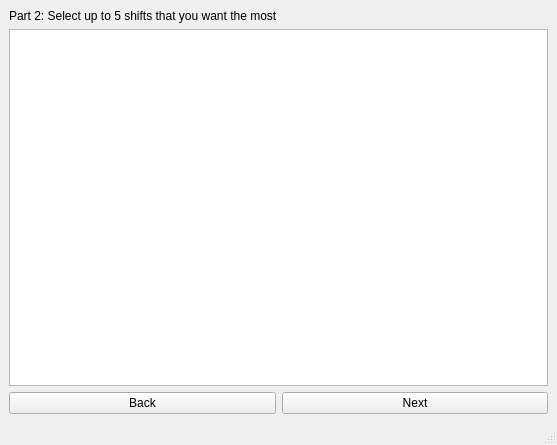
<?xml version="1.0" encoding="UTF-8"?>
<ui version="4.0">
 <class>MainWindow</class>
 <widget class="QMainWindow" name="MainWindow">
  <property name="geometry">
   <rect>
    <x>0</x>
    <y>0</y>
    <width>557</width>
    <height>445</height>
   </rect>
  </property>
  <property name="windowTitle">
   <string>Helpdesk Scheduler v1.0</string>
  </property>
  <widget class="QWidget" name="centralwidget">
   <layout class="QGridLayout" name="gridLayout">
    <item row="0" column="0" colspan="2">
     <widget class="QLabel" name="TitlePart2">
      <property name="styleSheet">
       <string notr="true">font: 16pt &quot;Sans Serif&quot;;
</string>
      </property>
      <property name="text">
       <string>Part 2: Select up to 5 shifts that you want the most</string>
      </property>
     </widget>
    </item>
    <item row="1" column="0" colspan="2">
     <widget class="QListWidget" name="listShift">
      <property name="selectionMode">
       <enum>QAbstractItemView::MultiSelection</enum>
      </property>
     </widget>
    </item>
    <item row="2" column="0">
     <widget class="QPushButton" name="btnBack">
      <property name="text">
       <string>Back</string>
      </property>
     </widget>
    </item>
    <item row="2" column="1">
     <widget class="QPushButton" name="btnNext">
      <property name="text">
       <string>Next</string>
      </property>
     </widget>
    </item>
   </layout>
  </widget>
  <widget class="QStatusBar" name="statusbar"/>
 </widget>
 <resources/>
 <connections/>
</ui>
